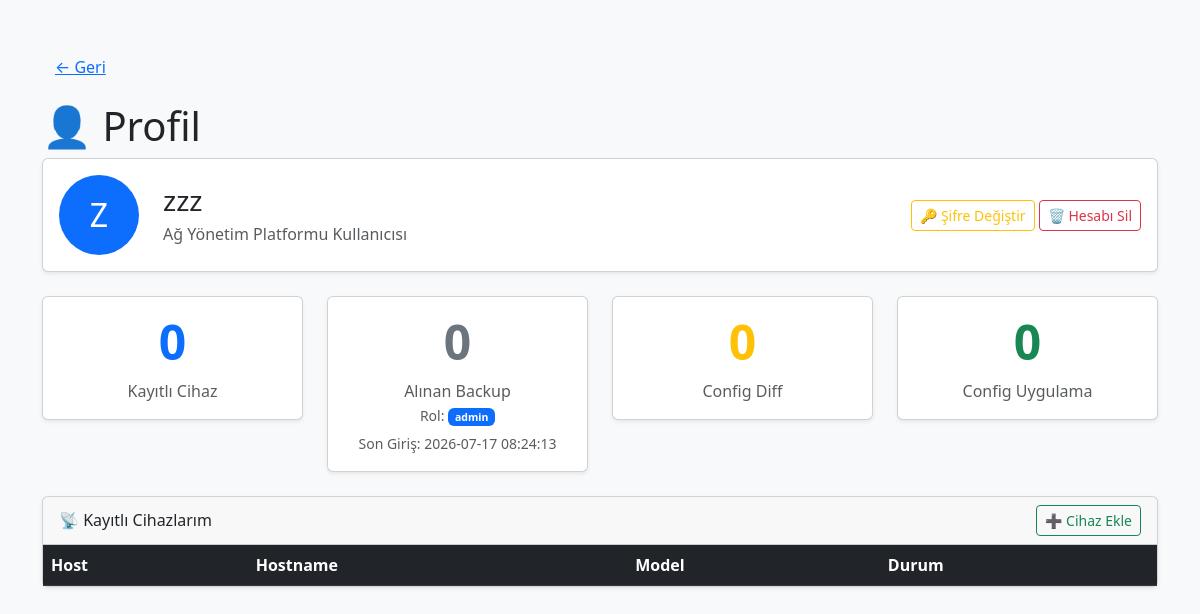
Screenshot of /profile (signed in) with the database file from the repository.
### tables this page shows
CREATE TABLE users (
            id INTEGER PRIMARY KEY AUTOINCREMENT,
            username TEXT UNIQUE NOT NULL,
            password TEXT NOT NULL,
            role TEXT DEFAULT 'admin'
        );

### app.py (the view)
@app.route('/profile')
@login_required
def profile():
    from flask import session
    devices = get_user_devices(current_user.id)
    logs = log_listele(current_user.id)
    backup_count = sum(1 for l in logs if l[3] == "BACKUP")
    diff_count = sum(1 for l in logs if l[3] == "CONFIG DIFF")
    apply_count = sum(1 for l in logs if l[3] == "CONFIG APPLY")
    son_giris = session.get('son_giris', '-')
    return render_template('profile.html',
        username=current_user.username,
        devices=devices,
        backup_count=backup_count,
        diff_count=diff_count,
        apply_count=apply_count,
        total_devices=len(devices),
        son_giris=son_giris,
        rol=current_user.role
    )

### app.py (called while the page is built)
@login_manager.user_loader
def load_user(user_id):
    import sqlite3
    conn = sqlite3.connect("audit.db")
    c = conn.cursor()
    c.execute("SELECT * FROM users WHERE id = ?", (user_id,))
    user = c.fetchone()
    conn.close()
    if user:
        return User(user[0], user[1], user[3])
    return None

def get_user_devices(user_id):
    with user_caches_lock:
        return list(user_caches.get(user_id, []))

### database.py (called while the page is built)
def _get_conn():
    return sqlite3.connect(DB_FILE)

def log_listele(user_id=None):
    conn = _get_conn()
    c = conn.cursor()
    if user_id:
        c.execute(
            "SELECT * FROM audit_log WHERE user_id = ? ORDER BY id DESC",
            (user_id,)
        )
    else:
        c.execute("SELECT * FROM audit_log ORDER BY id DESC")
    rows = c.fetchall()
    conn.close()
    return rows

### templates/profile.html (shortened to what this page needs)
<!DOCTYPE html>
<html lang="tr">
<head>
    <link href="https://cdn.jsdelivr.net/npm/bootstrap@5.3.0/dist/css/bootstrap.min.css" rel="stylesheet">
</head>
<body class="bg-light">
    <div class="container py-5">
        <a href="/" class="btn btn-link mb-3">← Geri</a>
        <h1>👤 Profil</h1>
        <div class="card shadow-sm mb-4">
            <div class="card-body">
                <div class="d-flex align-items-center gap-4">
                    <div class="rounded-circle bg-primary text-white d-flex align-items-center justify-content-center"
                        style="width:80px; height:80px; font-size:2rem;">
                        {{ username[0].upper() }}
                    </div>
                    <div>
                        <h3 class="mb-1">{{ username }}</h3>
                        <p class="text-muted mb-0">Ağ Yönetim Platformu Kullanıcısı</p>
                    </div>
                    <div class="ms-auto">
                        <a href="/change_password" class="btn btn-outline-warning btn-sm">🔑 Şifre Değiştir</a>
                        <a href="/delete_account" class="btn btn-outline-danger btn-sm">🗑 Hesabı Sil</a>
                    </div>
                </div>
            </div>
        </div>
        <div class="row mb-4">
            <div class="col-md-3">
                <div class="card text-center shadow-sm">
                    <div class="card-body py-3">
                        <h2 class="display-5 fw-bold text-primary">{{ total_devices }}</h2>
                        <p class="text-muted mb-0">Kayıtlı Cihaz</p>
                    </div>
                </div>
            </div>
            <div class="col-md-3">
                <div class="card text-center shadow-sm">
                    <div class="card-body py-3">
                        <h2 class="display-5 fw-bold text-secondary">{{ backup_count }}</h2>
                        <p class="text-muted mb-0">Alınan Backup</p>
                        <p class="text-muted mb-1"><small>Rol: <span class="badge bg-primary">{{ rol }}</span></small></p>
<p class="text-muted mb-0"><small>Son Giriş: {{ son_giris }}</small></p>
                    </div>
                </div>
            </div>
            <div class="col-md-3">
                <div class="card text-center shadow-sm">
                    <div class="card-body py-3">
                        <h2 class="display-5 fw-bold text-warning">{{ diff_count }}</h2>
                        <p class="text-muted mb-0">Config Diff</p>
                    </div>
                </div>
            </div>
            <div class="col-md-3">
                <div class="card text-center shadow-sm">
                    <div class="card-body py-3">
                        <h2 class="display-5 fw-bold text-success">{{ apply_count }}</h2>
                        <p class="text-muted mb-0">Config Uygulama</p>
                    </div>
                </div>
            </div>
        </div>
        <div class="card shadow-sm">
            <div class="card-header d-flex justify-content-between align-items-center">
                <span>📡 Kayıtlı Cihazlarım</span>
                <a href="/add_device" class="btn btn-sm btn-outline-success">➕ Cihaz Ekle</a>
            </div>
            <div class="card-body p-0">
                <table class="table table-hover mb-0">
                    <thead class="table-dark">
                        <tr>
                            <th>Host</th>
                            <th>Hostname</th>
                            <th>Model</th>
                            <th>Durum</th>
                        </tr>
                    </thead>
                </table>
            </div>
        </div>
    </div>
</body>
</html>

### rows the page displays
users: username "Z", username "zzz", role "admin"

### other values shown
{{ total_devices }} "0"
{{ backup_count }} "0"
{{ son_giris }} "2026-07-17 08:24:13"
{{ diff_count }} "0"
{{ apply_count }} "0"
